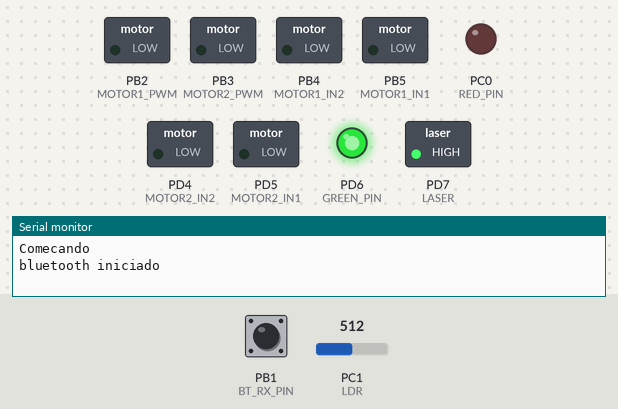
Simulated run of this program. Board: ATmega328P, built with avr-gcc and emulated at 16 MHz. Parts: switched loads named in the program (green lamp = pin HIGH), output pins drawn as LEDs (lit = HIGH), the last lines printed to the serial monitor. Dashed ring = blinking. The inputs (shaded band) are chosen by the test bench; at power-on: PC1 (LDR) = 512, PB1 (BT_RX_PIN) HIGH.

Above: at 1.2 s.
1.3 s: PC1 (LDR) set to 788
At 2.8 s:
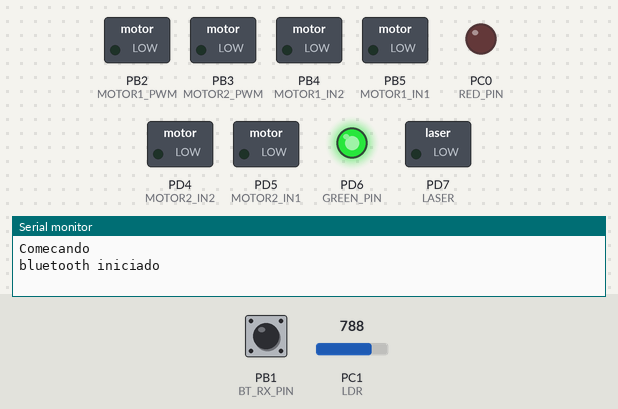
3.5 s: PC1 (LDR) set to 808
At 5.5 s:
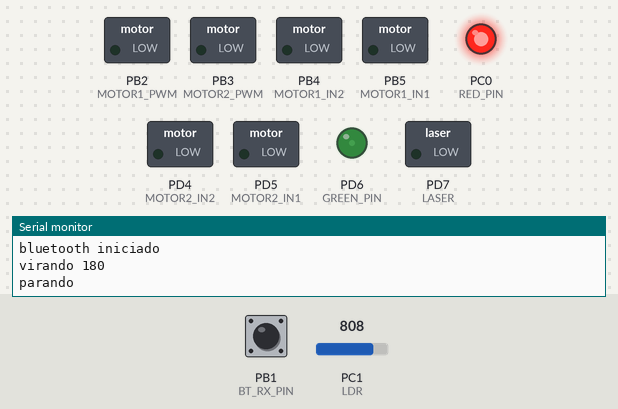
8.6 s: PC1 (LDR) set to 810
11.6 s: PC1 (LDR) set to 716
At 15.5 s:
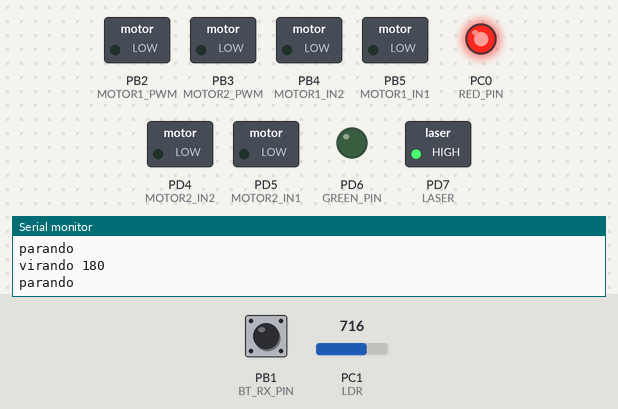
Timing chart, 0 to 18.6 s (numbered marks = the images above; inputs shaded):
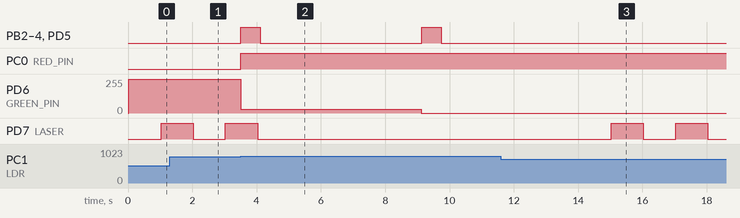

The program:

main.c
```c
#define F_CPU 16000000UL

//Explicação do projeto
/*
O projeto Gigante de MDF consiste na construção de um carrinho para participar de uma batalha com laser. O sistema deve disparar um feixe de luz vermelha que pisca com período de 1 segundo, controlado por um timer.
O mecanismo de dano funciona através de um LDR, quando o sensor detectar o laser inimigo, o carrinho deve girar 180°, parar por 5 segundos e então retomar a operação. Cada acerto reduz a quantidade de vidas do carrinho.
A indicação de vidas será feita por um LED RGB, seguindo o esquema:
3 vidas -> verde
2 vidas -> amarelo
1 vida -> vermelho
0 vidas -> LED apagado
O carrinho será controlado por Bluetooth.
Esta parte representa um dos maiores desafios,
pois os pinos RX/TX do módulo Bluetooth não estão conectados aos pinos RX/TX originais do ATmega328,
já que estes estão ocupados pelo conversor USB-Serial.
Isso obriga a implementação de uma rotina própria de UART por software,
usando pinos digitais comuns e temporizadores,
sem depender das bibliotecas prontas da Arduino IDE.
*/

/*
    TO-DO LIST GIGANTE DE MDF SUPER MANEIRO IRADO

    Laser:
    - [OK] Toggle do laser usando timer (1 Hz)

    LDR e Dano:
    - [OK] Leitura contínua do LDR
    - [OK] Detecção de dano (threshold)
    - [OK] Ao tomar dano: parar o carrinho
    - [OK] Girar 180°
    - [OK] Aguardar 5 segundos antes de voltar ao normal

    Sistema de Vidas:
    - [OK] Variável de vidas
    - [OK] RGB: verde (3 vidas), amarelo (2), vermelho (1), desligado (0)
    - [OK] Reduzir vida ao tomar dano
    - [OK] Travar carrinho ao sofrer dano

    Controle Bluetooth:
    - [OK] UART por software (RX/TX digitais)
    - [OK] Função de leitura UART
    - [OK] Mapeamento dos comandos (frente, trás, esquerda, direita, parar)
    - [OK] Integração dos comandos BT com os motores

    Movimentação:
    - [OK] Controle dos motores
    - [OK] Função girar 180°
    - [OK] Garantir giro independente da direção atual

    Finalização:
    - [OK] Teste final
*/


//RESOLVER SITUACAO DO SOFTWARE SERIAL
#define BT_RX_PIN  PB1
#define BT_RX_DDR   DDRB
#define BT_RX_PORT  PORTB
#define BT_RX_PINR  PINB

//#define BT_TX_PIN  PB0 n precisa pq so to lendo dados do serial e nao escrevendo

//PINOS
#define MOTOR1_PWM PB2   //10
#define MOTOR2_PWM PB3   //11
#define MOTOR1_IN1 PB5   //13
#define MOTOR1_IN2 PB4   //12
#define MOTOR2_IN1 PD5   //5
#define MOTOR2_IN2 PD4   //4
#define LDR        PC1   //A1
#define LASER      PD7   //7
#define RED_PIN    PC0   //A0
#define GREEN_PIN  PD6   //6


#include <avr/io.h>
#include <util/delay.h>
#include <avr/interrupt.h>

//Variaveis do bt
volatile uint8_t bt_receiving = 0;
volatile uint8_t bt_bitIndex = 0;
volatile uint8_t bt_currentByte = 0;
volatile uint8_t bt_hasByte = 0;
volatile uint8_t bt_syncPhase = 0;

//Variaveis de codigo
#define MAX_LIFES 3
#define LDR_THRESHOLD 800

int CurLifes = MAX_LIFES;
int LaserOn = 0;
int takenDamage = 0;

void SerialBegin(unsigned long baud) {
	unsigned long ubrr = (F_CPU / (16UL * baud)) - 1;
	UBRR0H = (unsigned char)(ubrr >> 8);
	UBRR0L = (unsigned char)(ubrr);
	UCSR0B = (1 << TXEN0) | (1 << RXEN0);
	UCSR0C = (1 << UCSZ01) | (1 << UCSZ00);
}

void SerialSendChar(char c) {
	while (!(UCSR0A & (1 << UDRE0)));
	UDR0 = c;
}

char SerialReadChar() {
	while (!(UCSR0A & (1 << RXC0)));
	return UDR0;
}

char* SerialReadString() {
	static char buffer[50];
	uint8_t i = 0;

	while (1) {
		char c = SerialReadChar();
		if (c == '\n' || c == '\r' || i >= sizeof(buffer) - 1) break;
		buffer[i++] = c;
	}

	buffer[i] = '\0';
	return buffer;
}

void SerialPrintln(const char *str) {
	while (*str) SerialSendChar(*str++);
	SerialSendChar('\r');
	SerialSendChar('\n');
}

void BT_init() {
	BT_RX_DDR &= ~(1 << BT_RX_PIN);
	BT_RX_PORT |= (1 << BT_RX_PIN);

	PCICR |= (1 << PCIE0);
	PCMSK0 |= (1 << PCINT1);

	TCCR2A = (1 << WGM21);
	TCCR2B = (1 << CS21);
	OCR2A = 208;
	TIMSK2 = 0;
}

ISR(PCINT0_vect) {
	if (bt_receiving) return;

	if (!(BT_RX_PINR & (1 << BT_RX_PIN))) {
		bt_receiving = 1;
		bt_bitIndex = 0;
		bt_currentByte = 0;
		bt_syncPhase = 1;
		TCNT2 = 0;
		TIMSK2 |= (1 << OCIE2A);
	}
}


ISR(TIMER2_COMPA_vect) {

	if (bt_syncPhase) {
		bt_syncPhase = 0;
		TCNT2 = 0;
		return;
	}

	uint8_t bit = (BT_RX_PINR & (1 << BT_RX_PIN)) ? 1 : 0;

	bt_currentByte >>= 1;
	if (bit) bt_currentByte |= 0x80;

	bt_bitIndex++;

	if (bt_bitIndex >= 8) {
		bt_receiving = 0;
		bt_hasByte = 1;
		TIMSK2 &= ~(1 << OCIE2A);
	}
}


uint8_t BT_available() {
	return bt_hasByte;
}

char BT_read() {
	bt_hasByte = 0;
	return bt_currentByte;
}

char BT_readFiltered() {
	if (!BT_available()) return 0;
	char c = BT_read();
	if (c == '\r' || c == '\n') {
		return 0;
	}
	return c;
}


void LedHandler() {
	switch(CurLifes) {
		case 3:
		PORTC &= ~(1 << RED_PIN);
		OCR0A = 255;
		break;
		case 2:
		PORTC |= (1 << RED_PIN);
		OCR0A = 30;
		break;
		case 1:
		PORTC |= (1 << RED_PIN);
		OCR0A = 0;
		break;
		default:
		PORTC &= ~(1 << RED_PIN);
		OCR0A = 0;
		break;
	}
}


void LaserHandle(){
	LaserOn = !LaserOn;
	if (LaserOn && CurLifes>0 && !takenDamage) {
		PORTD |= (1 << LASER);
	}
	else {
		PORTD &= ~(1 << LASER);
	}
}

ISR(TIMER1_COMPA_vect) {
	LaserHandle();
}

void LaserTimerSetup() {
	//
	//T = 1 sec
	//Prescaler = 1024
	//FCPU / Prescaler = 15.625 Hz
	//1 = (limite + 1) / (16.000.000 / 1024 )
	//limite = 15624

	//Setando prescaler 1024

	TCCR1A = 0;
	TCCR1B = (1 << WGM12);
	TCCR1B |= (1 << CS12) | (1 << CS10);
	OCR1A = 15624;
	TIMSK1 |= (1 << OCIE1A);
}

void SetupPins(){
	//LASER OUTPUT
	DDRD |= (1 << LASER);
	//LEDF VERMELHO
	DDRC |= (1 << RED_PIN);
	//LED VERDE
	DDRD |= (1 << GREEN_PIN);

	//motor1 PWM + IN1 + IN2
	DDRB |= (1 << PB2) | (1 << PB3) | (1 << PB4) ;

	// motor2 PWM motor2 IN1 + IN2
	DDRB |= (1 << PB5);
	DDRD |= (1 << PD4) | (1 << PD5);

}

void frente() {
	SerialPrintln("indo pra frente");
	// Motor 1
	PORTB &= ~(1 << MOTOR1_IN1);
	PORTB |=  (1 << MOTOR1_IN2);
	PORTB |=  (1 << MOTOR1_PWM);

	// Motor 2 (invertido)
	PORTD &= ~(1 << MOTOR2_IN1);
	PORTD |=  (1 << MOTOR2_IN2);
	PORTB |=  (1 << MOTOR2_PWM);
}

void tras() {
	SerialPrintln("indo pra tras");
	//Motor1
	PORTB |=  (1 << MOTOR1_IN1);
	PORTB &= ~(1 << MOTOR1_IN2);
	PORTB |=  (1 << MOTOR1_PWM);

	//Motor 2 (invertido)
	PORTD |=  (1 << MOTOR2_IN1);
	PORTD &= ~(1 << MOTOR2_IN2);
	PORTB |=  (1 << MOTOR2_PWM);
}

void direita() {
	SerialPrintln("indo pra direit");
	// Motor 1 (esquerdo) ligado pra frente
	PORTB &= ~(1 << MOTOR1_IN1);
	PORTB |=  (1 << MOTOR1_IN2);
	PORTB |=  (1 << MOTOR1_PWM);

	// Motor 2 (direito) desligado
	PORTD &= ~(1 << MOTOR2_IN1);
	PORTD &= ~(1 << MOTOR2_IN2);
	PORTB &= ~(1 << MOTOR2_PWM);
}

void esquerda() {
	SerialPrintln("indo pra esquerda");
	// Motor 1 (esquerdo) desligado
	PORTB &= ~(1 << MOTOR1_IN1);
	PORTB &= ~(1 << MOTOR1_IN2);
	PORTB &= ~(1 << MOTOR1_PWM);

	// Motor 2 (direito) ligado pra frente (invertido)
	PORTD &= ~(1 << MOTOR2_IN1);
	PORTD |=  (1 << MOTOR2_IN2);
	PORTB |=  (1 << MOTOR2_PWM);
}

void Virar180() {
	SerialPrintln("virando 180");
	// MOTOR 1 ? frente
	PORTB &= ~(1 << MOTOR1_IN1);   // LOW
	PORTB |=  (1 << MOTOR1_IN2);   // HIGH
	PORTB |=  (1 << MOTOR1_PWM);   // LIGA

	// MOTOR 2 ? trás (invertido)
	PORTD |=  (1 << MOTOR2_IN1);   // HIGH
	PORTD &= ~(1 << MOTOR2_IN2);   // LOW
	PORTB |=  (1 << MOTOR2_PWM);   // LIGA

	_delay_ms(600);
	PararMotores();
}

void PararMotores() {
	SerialPrintln("parando");
	// Motor 1
	PORTB &= ~(1 << MOTOR1_IN1);
	PORTB &= ~(1 << MOTOR1_IN2);
	PORTB &= ~(1 << MOTOR1_PWM);

	// Motor 2
	PORTD &= ~(1 << MOTOR2_IN1);
	PORTD &= ~(1 << MOTOR2_IN2);
	PORTB &= ~(1 << MOTOR2_PWM);
}


void LifePwmSetup(){
	TCCR0A = (1 << COM0A1) | (1 << WGM01) | (1 << WGM00);
	TCCR0B = (1 << CS00);
	OCR0A = 0;
}

void ResetLifes(){
	CurLifes = MAX_LIFES;
	LedHandler();
}

void SetupAdc() {
	ADMUX = (1 << REFS0);
	ADCSRA = (1 << ADEN) | (1 << ADPS2) | (1 << ADPS1) | (1 << ADPS0);
}

uint16_t ReadLdr() {
	ADMUX = (ADMUX & 0xF0) | 1;
	ADCSRA |= (1 << ADSC);
	while (ADCSRA & (1 << ADSC));
	return ADC;
}


void setup() {
	cli();
	SerialBegin(9600);
	SerialPrintln("Comecando");
	BT_init();
	SerialPrintln("bluetooth iniciado");

	SetupPins();
	LaserTimerSetup();
	LifePwmSetup();
	SetupAdc();
	LedHandler();
	sei();
}

void TakeDamage(){
	CurLifes--;
	LedHandler();
	takenDamage = 1;
	Virar180();
	_delay_ms(5000);
	takenDamage=0;
}

char buffer[6];
void loop() {
	//transformar int em str
	//int i = 0;
	//int temp = ldrValue;
	//do {
	//buffer[i++] = (temp % 10) + '0';
	//temp /= 10;
	//} while (temp > 0);
	//
	//buffer[i] = '\0';
	//for(int j=0; j<i/2; j++){
	//char t = buffer[j];
	//buffer[j] = buffer[i-1-j];
	//buffer[i-1-j] = t;
	//}
	//SerialPrintln(buffer);
	char btChar = BT_readFiltered();
	int ldrValue = ReadLdr();
	if(ldrValue>LDR_THRESHOLD && !takenDamage && CurLifes>0){
		TakeDamage();
		return;
	}
	if (btChar == 'Y'){
		ResetLifes();
		return;
	}
	if (btChar && !takenDamage && CurLifes>0) {
		SerialPrintln("BT recebeu:");
		SerialPrintln(btChar);
		switch (btChar) {
			case 'F': frente(); break;
			case 'B': tras(); break;
			case 'R': esquerda(); break;
			case 'L': direita(); break;
			case 'S': PararMotores(); break;
			case 'H':
			case 'h':
			case 'J':
			case 'j':
			Virar180();
			break;
		}
	}
	//}
}


int main(void) {
	setup();
	while (1) {
		loop();
	}
}
```

Measured:
- the behaviour switches between 800 and 801 on PC1 (LDR) (found by bisection; images 1 and 2)
- after the input at 3.5 s, PB2 (MOTOR1_PWM), PB3 (MOTOR2_PWM), PB4 (MOTOR1_IN2), PD5 (MOTOR2_IN1): LOW → HIGH at once, → LOW 0.61 s later; PC0 (RED_PIN): LOW → HIGH at once; PD6 (GREEN_PIN): 255/255 → 30/255 at once; PD7 (LASER): goes on until 4.0 s, then stays LOW
- after the input at 11.6 s, PB2 (MOTOR1_PWM), PB3 (MOTOR2_PWM), PB4 (MOTOR1_IN2), PD5 (MOTOR2_IN1): stays LOW (without the input it goes to HIGH after 3.1 s); PC0 (RED_PIN): stays HIGH (without the input it goes to LOW after 3.1 s); PD7 (LASER): alternates HIGH for 1.0 s and LOW for 1.0 s, starting after 3.4 s
